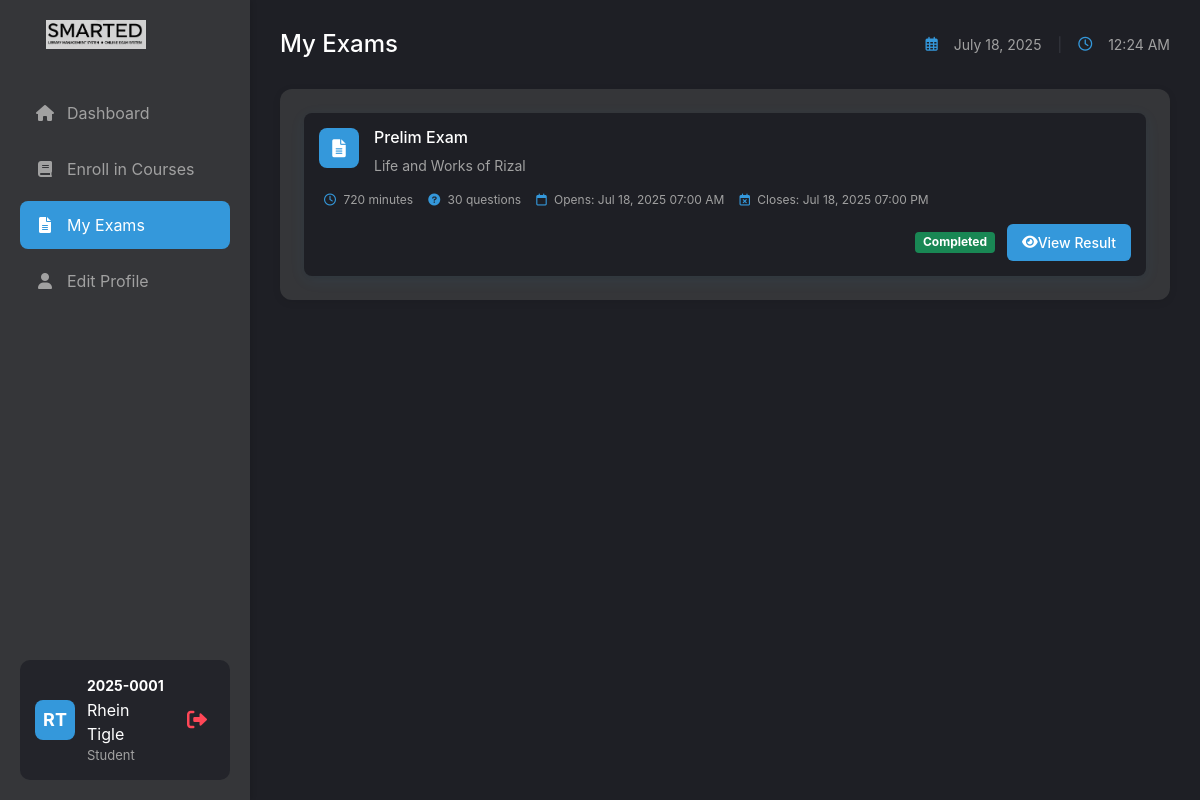
Screenshot of /exam/student/my_exams.php (signed in) with the database file from the repository.
### tables this page shows
CREATE TABLE `students` (
  `id` int(11) NOT NULL,
  `student_id` varchar(20) DEFAULT NULL,
  `email` varchar(100) DEFAULT NULL,
  `password` varchar(255) DEFAULT NULL,
  `created_at` timestamp NULL DEFAULT current_timestamp(),
  `firstname` varchar(50) DEFAULT NULL,
  `lastname` varchar(50) DEFAULT NULL,
  `birthdate` date DEFAULT NULL,
  `age` int(11) DEFAULT NULL,
  `reset_token` varchar(255) DEFAULT NULL,
  `reset_token_expiry` datetime DEFAULT NULL,
  `address` varchar(255) DEFAULT NULL,
  `phone` varchar(11) DEFAULT NULL,
  `school` varchar(100) DEFAULT NULL,
  `verified` tinyint(1) DEFAULT 0,
  `verification_token` varchar(64) DEFAULT NULL,
  `is_approved` tinyint(1) DEFAULT 0,
  `reset_otp` varchar(10) DEFAULT NULL,
  `reset_otp_expires` datetime DEFAULT NULL
);

CREATE TABLE `exams` (
  `exam_id` int(11) NOT NULL,
  `course_id` int(11) DEFAULT NULL,
  `exam_name` varchar(100) NOT NULL,
  `description` text DEFAULT NULL,
  `duration` int(11) NOT NULL,
  `total_questions` int(11) NOT NULL,
  `passing_score` int(11) NOT NULL,
  `start_date` datetime DEFAULT NULL,
  `end_date` datetime DEFAULT NULL,
  `created_at` timestamp NOT NULL DEFAULT current_timestamp(),
  `min_multiple_choice` int(11) NOT NULL DEFAULT 10,
  `min_true_false` int(11) NOT NULL DEFAULT 10,
  `min_matching` int(11) NOT NULL DEFAULT 10,
  `allowed_types` varchar(100) DEFAULT 'multiple_choice,true_false,matching'
);

CREATE TABLE `courses` (
  `course_id` int(11) NOT NULL,
  `course_name` varchar(255) NOT NULL,
  `description` text DEFAULT NULL,
  `created_at` timestamp NOT NULL DEFAULT current_timestamp()
);

### exam/student/my_exams.php (the view, shortened to what this page needs)
<?php
require_once '../../shared/db_connect.php';
$student_id = $_SESSION['student_id'];
$stmt = $pdo->prepare("SELECT firstname, lastname FROM students WHERE student_id = ?");
$stmt->execute([$student_id]);
$nameRow = $stmt->fetch(PDO::FETCH_ASSOC);
$full_name = ($nameRow ? trim($nameRow['firstname'] . ' ' . $nameRow['lastname']) : '');
$stmt = $pdo->prepare("
    SELECT e.*, c.course_name,
           (SELECT status FROM exam_attempts
            WHERE exam_id = e.exam_id AND student_id = ?
            ORDER BY attempt_id DESC LIMIT 1) as attempt_status,
           CASE
               WHEN NOW() < e.start_date THEN 'not_started'
               WHEN NOW() > e.end_date THEN 'ended'
               ELSE 'active'
           END as exam_status,
           re.reopen_start_date,
           re.reopen_end_date,
           CASE
               WHEN re.reopen_start_date IS NOT NULL AND NOW() >= re.reopen_start_date AND NOW() <= re.reopen_end_date THEN 'reopened_active'
               WHEN re.reopen_start_date IS NOT NULL AND NOW() < re.reopen_start_date THEN 'reopened_not_started'
               WHEN re.reopen_start_date IS NOT NULL AND NOW() > re.reopen_end_date THEN 'reopened_ended'
               ELSE NULL
           END as reopen_status
    FROM exams e
    JOIN courses c ON e.course_id = c.course_id
    JOIN enrollments en ON en.course_id = c.course_id AND en.student_id = ? AND en.is_approved = 1
    LEFT JOIN reopened_exams re ON e.exam_id = re.exam_id AND re.student_id = ?
    ORDER BY e.start_date ASC
");
$stmt->execute([$student_id, $student_id, $student_id]);
$exams = $stmt->fetchAll();
?>
<!DOCTYPE html>
<html lang="en">
<head>
    <link href="https://cdn.jsdelivr.net/npm/bootstrap@5.1.3/dist/css/bootstrap.min.css" rel="stylesheet">
    <link rel="stylesheet" href="https://cdnjs.cloudflare.com/ajax/libs/font-awesome/6.0.0/css/all.min.css">
    <link rel="stylesheet" href="../assets/css/styles.css">
</head>
<body class="dashboard-layout">
    <div class="sidebar">
        <div class="brand-section">
            <img src="../admin/smarted-letter-only.jpg" alt="SmartED Logo" class="img-fluid ms-3" style="max-width: 100px;">
        </div>
        <nav class="nav-menu">
            <ul>
                <li class="nav-item">
                    <a href="student_dashboard.php" class="nav-link">
                        <i class="fas fa-home"></i>
                        <span>Dashboard</span>
                    </a>
                </li>
                <li class="nav-item">
                    <a href="enroll_courses.php" class="nav-link">
                        <i class="fas fa-book"></i>
                        <span>Enroll in Courses</span>
                    </a>
                </li>
                <li class="nav-item">
                    <a href="my_exams.php" class="nav-link active">
                        <i class="fas fa-file-alt"></i>
                        <span>My Exams</span>
                    </a>
                </li>
                <li class="nav-item">
                    <a href="edit_profile.php" class="nav-link">
                        <i class="fas fa-user"></i>
                        <span>Edit Profile</span>
                    </a>
                </li>
            </ul>
        </nav>
        <div class="student-section" style="display: flex; align-items: center; background: #23242a; border-radius: 10px; padding: 15px; margin-top: auto;">
            <div class="student-avatar" style="width: 40px; height: 40px; background: #3498db; border-radius: 8px; display: flex; align-items: center; justify-content: center; color: #fff; font-weight: bold; font-size: 18px; margin-right: 12px;">
                <?php echo strtoupper(substr($nameRow['firstname'],0,1) . substr($nameRow['lastname'],0,1)); ?>
            </div>
            <div class="student-details" style="flex: 1;">
                <div class="student-name" style="color: #fff; font-weight: bold;"> <?php echo htmlspecialchars($student_id); ?> </div>
                <div class="student-fullname" style="color: #fff;"> <?php echo htmlspecialchars($full_name); ?> </div>
                <div class="student-role" style="color: #a1a1a1; font-size: 13px;">Student</div>
            </div>
            <a href="logout.php" class="logout-btn" style="color: #ff4757; margin-left: 10px; font-size: 20px;">
                <i class="fas fa-sign-out-alt"></i>
            </a>
        </div>
    </div>
    <div class="main-content">
        <div class="content-header">
            <h1>My Exams</h1>
            <div class="date-time">
                <i class="far fa-calendar-alt"></i>
                <?php echo date('F d, Y'); ?>
                <span class="separator">|</span>
                <i class="far fa-clock"></i>
                <span id="live-time"></span>
            </div>
        </div>
        <div class="dashboard-section">
            <div class="exams-grid">
                <?php foreach ($exams as $exam): ?>
                    <div class="exam-card" data-start-date="<?php echo $exam['start_date']; ?>" data-end-date="<?php echo $exam['end_date']; ?>" data-reopen-start="<?php echo $exam['reopen_start_date']; ?>" data-reopen-end="<?php echo $exam['reopen_end_date']; ?>">
                        <div class="exam-icon">
                            <i class="fas fa-file-alt"></i>
                        </div>
                        <div class="exam-content">
                            <h4><?php echo htmlspecialchars($exam['exam_name']); ?></h4>
                            <p class="exam-course"><?php echo htmlspecialchars($exam['course_name']); ?></p>
                            <div class="exam-details">
                                <div class="detail-item">
                                    <i class="far fa-clock"></i>
                                    <span><?php echo $exam['duration']; ?> minutes</span>
                                </div>
                                <div class="detail-item">
                                    <i class="fas fa-question-circle"></i>
                                    <span><?php echo $exam['total_questions']; ?> questions</span>
                                </div>
                                <?php if ($exam['reopen_start_date']): ?>
                                    <div class="detail-item">
                                        <i class="fas fa-redo"></i>
                                        <span>Reopened: <?php echo date('M d, Y h:i A', strtotime($exam['reopen_start_date'])); ?></span>
                                    </div>
                                    <div class="detail-item">
                                        <i class="fas fa-stop-circle"></i>
                                        <span>Closes: <?php echo date('M d, Y h:i A', strtotime($exam['reopen_end_date'])); ?></span>
                                    </div>
                                <?php else: ?>
                                    <div class="detail-item">
                                        <i class="far fa-calendar"></i>
                                        <span>Opens: <?php echo date('M d, Y h:i A', strtotime($exam['start_date'])); ?></span>
                                    </div>
                                    <div class="detail-item">
                                        <i class="far fa-calendar-times"></i>
                                        <span>Closes: <?php echo date('M d, Y h:i A', strtotime($exam['end_date'])); ?></span>
                                    </div>
                                <?php endif; ?>
                            </div>
                            <div class="exam-actions">
                                <?php
                                if ($exam['attempt_status'] === 'finished') {
                                    echo '<span class="badge bg-success">Completed</span>';
                                }
                                ?>
                                <?php if ($exam['attempt_status'] !== 'finished'): ?>
                                    <?php
                                    $is_available = false;
                                    $status_message = '';
                                    if ($exam['reopen_start_date']) {
                                        if ($exam['reopen_status'] === 'reopened_active') {
                                            $is_available = true;
                                        } elseif ($exam['reopen_status'] === 'reopened_not_started') {
                                            $status_message = 'Reopened exam will open on ' . date('F d, Y h:i A', strtotime($exam['reopen_start_date']));
                                        } elseif ($exam['reopen_status'] === 'reopened_ended') {
                                            $status_message = 'Reopened exam has ended on ' . date('F d, Y h:i A', strtotime($exam['reopen_end_date']));
                                        }
                                    } else {
                                        if ($exam['exam_status'] === 'active') {
                                            $is_available = true;
                                        } elseif ($exam['exam_status'] === 'not_started') {
                                            $status_message = 'Exam will open on ' . date('F d, Y h:i A', strtotime($exam['start_date']));
                                        } else {
                                            $status_message = 'Exam has ended on ' . date('F d, Y h:i A', strtotime($exam['end_date']));
                                        }
                                    }
                                    ?>
                                    <?php if ($is_available): ?>
                                        <button class="btn-start" onclick="startExam(<?php echo $exam['exam_id']; ?>)">
                                            <i class="fas fa-play"></i> Start Exam
                                        </button>
                                    <?php else: ?>
                                        <button class="btn-start" disabled title="<?php echo $status_message; ?>">
                                            <i class="fas fa-lock"></i> Not Available
                                        </button>
                                    <?php endif; ?>
                                <?php else: ?>
                                    <a href="view_result.php?exam_id=<?php echo $exam['exam_id']; ?>"
                                       class="btn-view">
                                        <i class="fas fa-eye"></i> View Result
                                    </a>
                                <?php endif; ?>
                            </div>
                        </div>
                    </div>
                <?php endforeach; ?>
            </div>
        </div>
    </div>
</body>
</html>

### exam/assets/css/styles.css (style rules this page uses)
body { background-color: #1e1f25; color: #a1a1a1; font-family: -apple-system, BlinkMacSystemFont, "Segoe UI", Roboto, Helvetica, Arial, sans-serif; margin: 0; padding: 0; }
.dashboard-layout { display: flex; min-height: 100vh; }
.sidebar { width: 250px; background-color: rgb(53, 54, 57); padding: 20px; display: flex; flex-direction: column; box-shadow: 2px 0 5px rgba(0, 0, 0, 0.1); }
.brand-section { display: flex; align-items: center; margin-bottom: 40px; padding: 0 10px; }
.nav-menu { flex: 1; }
.nav-menu ul { list-style: none; padding: 0; margin: 0; }
.nav-item { margin-bottom: 8px; }
.nav-link { display: flex; align-items: center; padding: 12px 15px; color: #a1a1a1; text-decoration: none; border-radius: 8px; transition: all 0.3s ease; }
.nav-link:hover, .nav-link.active { background-color: #3498db; color: white; }
.nav-link i { margin-right: 12px; width: 20px; text-align: center; }
.logout-btn { color: #ff4757; text-decoration: none; padding: 8px; border-radius: 6px; transition: all 0.3s ease; }
.main-content { flex: 1; padding: 30px; overflow-y: auto; max-width: 1500px; width: 100%; }
.content-header { display: flex; justify-content: space-between; align-items: center; margin-bottom: 30px; }
.content-header h1 { color: white; font-size: 24px; margin: 0; }
.date-time { color: #a1a1a1; font-size: 14px; }
.date-time i { margin-right: 8px; color: #3498db; }
.separator { margin: 0 15px; color: #373a40; }
.dashboard-section { background-color: rgb(53, 54, 57); border-radius: 12px; padding: 20px; margin-bottom: 30px; }
.btn-view { background-color: #3498db; }

### rows the page displays
students: firstname+lastname "RT", full_name "Rhein Tigle"
exams: exam_name "Prelim Exam", course.course_name "Life and Works of Rizal", duration "720", total_questions "30", start_date "Jul 18, 2025 07:00 AM", end_date "Jul 18, 2025 07:00 PM"

### other values shown
$student_id "2025-0001"
